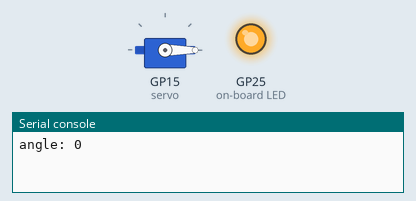
Bench run of a program on a simulated Raspberry Pi Pico running MicroPython. On the bench: servo, output pins drawn as LEDs (lit = HIGH), the last lines printed to the serial console. Servo angles are drawn from the pulse width (0.5 ms = 0°, 2.5 ms = 180°). At 7.0 s the program stops and its outputs stay as they are.

Above: at 0.1 s.
At 2.1 s:
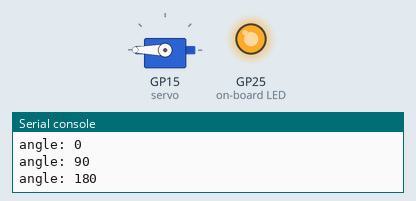
At 5.67 s:
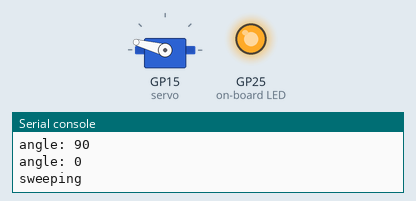
At 6.5 s:
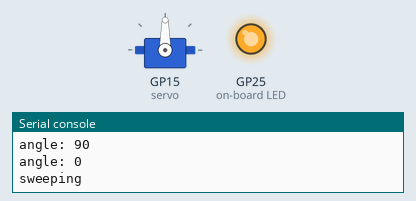
Timing chart, 0 to 8.0 s (numbered marks = the images above):
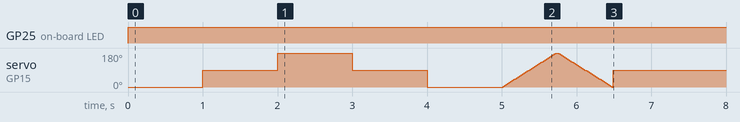

Measured:
- by itself, GP25 (on-board LED): LOW → HIGH at 0.00 s

The program:

servo_test.py
```python
"""Servo test -- sweep a hobby servo on GP15.

Board:  Raspberry Pi Pico W (RP2040, 2022).
Run:    uv run mpremote run "pi pico/picoW/servo_test.py"
Or via the Pi the Pico is plugged into (see README section 5):
        scp "pi pico/picoW/servo_test.py" my-pi:/tmp/ && ssh -t my-pi '~/.local/bin/mpremote run /tmp/servo_test.py'
        See ../../README.md for the full flash/connect/push flow.

WIRING -- read before plugging in:

    servo signal (orange/yellow)  ->  GP15   physical pin 20
    servo V+     (red)            ->  its own 5V supply, NOT the Pico
    servo GND    (brown/black)    ->  that supply's GND *and* GND pin 38

Do NOT power the servo from 3V3 (physical pin 36). That rail is a small
regulator for the RP2040 itself -- a servo's stall current will brown it out
and reset the board mid-move.

VBUS (physical pin 40) is tempting and often *seems* to work, but it is the
USB rail, and an SG90 pulls 700mA-1A on inrush. Measured on a Raspberry Pi 5,
which caps USB at 600mA total unless its firmware trusts the supply, the very
first move triggers `over-current`, the Pico disconnects and re-enumerates, and
the host reports `OSError: [Errno 5] Input/output error` from inside mpremote --
which looks nothing like a power fault. A laptop port has more headroom and
hides this for longer, which is worse: it fails later, under load, intermittently.

So give the servo its own 5-6V supply -- power bank, 4xAA, bench supply -- with
its GND tied back to a Pico GND pin. They MUST share a ground: the pulse width
is measured against it, so without the link the servo ignores the signal
entirely. Do not connect the external 5V to VBUS as well. A 470-1000uF
capacitor across the servo supply absorbs the inrush.

GP15's logic high is 3.3V, technically under spec for a 5V servo, but the
common SG90/MG90 clones accept it. If the servo twitches or ignores you and
the wiring is right, that is the first thing to suspect.

IF NOTHING MOVES -- test each link, do not re-check the wiring by eye:

1. Is the GPIO alive?  LED + 220R from GP15 to the "-" rail, then
       uv run mpremote exec "import machine,time; p=machine.Pin(15,machine.Pin.OUT); [(p.toggle(),time.sleep(0.4)) for _ in range(15)]; p.value(0)"
   Blinking proves the pin, the hole, and the "-" rail all at once.

2. Is the "+" rail alive?  Same LED + 220R straight from "+" to "-".
   It lights on USB power alone, no command needed.

   ^ this was the actual fault the first time. Breadboard power rails are
   usually SPLIT IN THE MIDDLE into two isolated halves -- they look like one
   continuous strip. A VBUS jumper in the top half feeds nothing plugged into
   the bottom half. Same trap applies to the "-" rail.

3. Signal wire in the right row?  It must share a row with GP15 AND sit on the
   same side of the centre channel. 20B-20E are connected to 20A; 20F-20J are
   a separate strip despite the same row number.

4. Still nothing?  Fit a horn before condemning the servo -- a bare spline
   turning is quiet and easy to miss.
"""

import machine
import time

SERVO_PIN = 15

# Pulse width in microseconds at each end of travel. 500-2500us is the usual
# full-180 range for SG90-style servos, but clones vary. If it buzzes, strains,
# or clicks at the extremes it is grinding against a mechanical stop -- narrow
# these towards 1000/2000 until it goes quiet. Leaving a servo stalled against
# its own end stop will cook the gears.
MIN_US = 500
MAX_US = 2500

# Hobby servos want a 50Hz frame -- one pulse every 20000us. duty_u16 spreads
# 0-65535 across that whole frame, so a pulse width converts as
# us / 20000 * 65535.
FREQ = 50
PERIOD_US = 1_000_000 // FREQ


class Servo:
    def __init__(self, pin, min_us=MIN_US, max_us=MAX_US):
        self.pwm = machine.PWM(machine.Pin(pin))
        self.pwm.freq(FREQ)
        self.min_us = min_us
        self.max_us = max_us

    def write_us(self, us):
        us = max(self.min_us, min(self.max_us, us))
        self.pwm.duty_u16(us * 65535 // PERIOD_US)

    def angle(self, deg):
        deg = max(0, min(180, deg))
        self.write_us(self.min_us + (self.max_us - self.min_us) * deg // 180)

    def release(self):
        """Stop driving the pin. The servo goes limp instead of holding."""
        self.pwm.deinit()


# Onboard LED on as a liveness indicator -- lit means the board has power and
# got as far as running this.
machine.Pin("LED", machine.Pin.OUT).value(1)

servo = Servo(SERVO_PIN)

try:
    # Step to a few known angles first -- if these work but the sweep does not,
    # the problem is speed/power, not wiring.
    for deg in (0, 90, 180, 90, 0):
        print("angle:", deg)
        servo.angle(deg)
        time.sleep(1)

    print("sweeping")
    for deg in range(0, 181, 5):
        servo.angle(deg)
        time.sleep(0.02)
    for deg in range(180, -1, -5):
        servo.angle(deg)
        time.sleep(0.02)

    servo.angle(90)
    time.sleep(0.5)
    print("done -- centred, releasing")
finally:
    # Runs on Ctrl-C too, so an interrupted test never leaves the servo
    # straining against a stop.
    servo.release()
```
